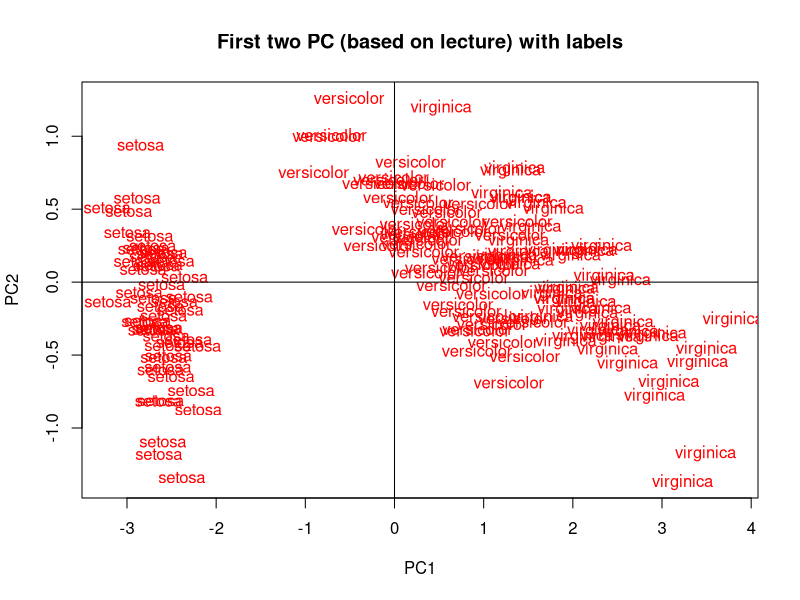
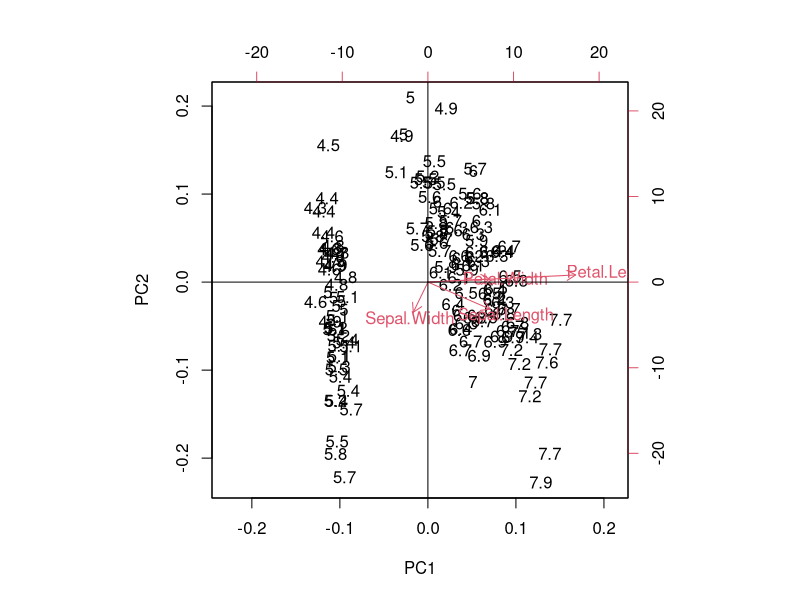

The R source for these figures, in order:
####################
#Ahn, Steve
#Principal Components Analysis - Dimension Reduction
##########################
data(iris)
X <- iris
names(X)
dim(X)
head(X)

### Grab features of interest
X <- as.matrix(iris[,1:4])
head(X)

## All variables are in the same unit,
## so only centering is needed - standardize
Xc <- scale(X, scale = F)
head(Xc)

#Sample variance

Sx=var(Xc)
head(Sx)

EP=eigen(Sx)
V=EP$vectors
head(V)

Lambda=EP$values
Lambda

# see what percent of variance
# is contained in each PC

cumsum(Lambda)/sum(Lambda)
PC=Xc%*%V
PC

### Loadings or correlations between the PC and the
### original variables.

round(cor(X,PC),2)

### Prepare for plot

PCframe=data.frame(PC, iris[,5])
attach(PCframe)
head(PCframe)

#Use jitter to add random noise for better viz
plot(jitter(PCframe[,1]),jitter(PCframe[,2]), xlab="PC1",ylab="PC2",type="n",main="First two PC (based on lecture) with labels")

text(PCframe[,1],PCframe[,2],labels=PCframe[,5],col=c("red"))

abline(h=0)
abline(v=0)


############Using R's prcomp() function
###### to do principal components.

pca.results=prcomp(X[,1:4])
print(summary(pca.results),loadings=T)
biplot(pca.results,xlabs=iris[,1])
abline(h=0); abline(v=0)

